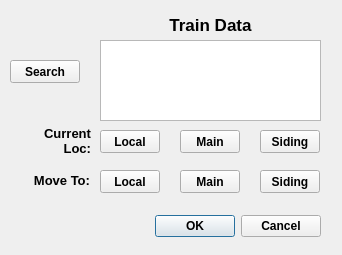
<?xml version="1.0" encoding="UTF-8"?>
<ui version="4.0">
 <class>dlgTrains</class>
 <widget class="QDialog" name="dlgTrains">
  <property name="enabled">
   <bool>true</bool>
  </property>
  <property name="geometry">
   <rect>
    <x>0</x>
    <y>0</y>
    <width>342</width>
    <height>255</height>
   </rect>
  </property>
  <property name="sizePolicy">
   <sizepolicy hsizetype="Fixed" vsizetype="Fixed">
    <horstretch>0</horstretch>
    <verstretch>0</verstretch>
   </sizepolicy>
  </property>
  <property name="font">
   <font>
    <pointsize>7</pointsize>
    <stylestrategy>PreferAntialias</stylestrategy>
   </font>
  </property>
  <property name="windowTitle">
   <string>Collect Trains</string>
  </property>
  <property name="modal">
   <bool>false</bool>
  </property>
  <widget class="QDialogButtonBox" name="buttonBox">
   <property name="geometry">
    <rect>
     <x>30</x>
     <y>210</y>
     <width>291</width>
     <height>32</height>
    </rect>
   </property>
   <property name="font">
    <font>
     <pointsize>9</pointsize>
     <weight>75</weight>
     <bold>true</bold>
    </font>
   </property>
   <property name="orientation">
    <enum>Qt::Horizontal</enum>
   </property>
   <property name="standardButtons">
    <set>QDialogButtonBox::Cancel|QDialogButtonBox::Ok</set>
   </property>
  </widget>
  <widget class="QPushButton" name="pbtnSearch">
   <property name="geometry">
    <rect>
     <x>10</x>
     <y>60</y>
     <width>70</width>
     <height>23</height>
    </rect>
   </property>
   <property name="font">
    <font>
     <pointsize>9</pointsize>
     <weight>75</weight>
     <bold>true</bold>
    </font>
   </property>
   <property name="text">
    <string>Search</string>
   </property>
  </widget>
  <widget class="QPushButton" name="pbtnLocal">
   <property name="geometry">
    <rect>
     <x>100</x>
     <y>130</y>
     <width>60</width>
     <height>23</height>
    </rect>
   </property>
   <property name="font">
    <font>
     <pointsize>9</pointsize>
     <weight>75</weight>
     <bold>true</bold>
    </font>
   </property>
   <property name="text">
    <string>Local</string>
   </property>
  </widget>
  <widget class="QLabel" name="lblTrainData">
   <property name="geometry">
    <rect>
     <x>110</x>
     <y>10</y>
     <width>201</width>
     <height>30</height>
    </rect>
   </property>
   <property name="font">
    <font>
     <pointsize>13</pointsize>
     <weight>75</weight>
     <bold>true</bold>
    </font>
   </property>
   <property name="frameShape">
    <enum>QFrame::NoFrame</enum>
   </property>
   <property name="frameShadow">
    <enum>QFrame::Plain</enum>
   </property>
   <property name="text">
    <string>Train Data</string>
   </property>
   <property name="alignment">
    <set>Qt::AlignCenter</set>
   </property>
  </widget>
  <widget class="QPushButton" name="pbtnLocal_2">
   <property name="geometry">
    <rect>
     <x>180</x>
     <y>130</y>
     <width>60</width>
     <height>23</height>
    </rect>
   </property>
   <property name="font">
    <font>
     <pointsize>9</pointsize>
     <weight>75</weight>
     <bold>true</bold>
    </font>
   </property>
   <property name="text">
    <string>Main</string>
   </property>
  </widget>
  <widget class="QPushButton" name="pbtnLocal_3">
   <property name="geometry">
    <rect>
     <x>260</x>
     <y>130</y>
     <width>60</width>
     <height>23</height>
    </rect>
   </property>
   <property name="font">
    <font>
     <pointsize>9</pointsize>
     <weight>75</weight>
     <bold>true</bold>
    </font>
   </property>
   <property name="text">
    <string>Siding</string>
   </property>
  </widget>
  <widget class="QLabel" name="lblCurPos">
   <property name="geometry">
    <rect>
     <x>30</x>
     <y>120</y>
     <width>61</width>
     <height>41</height>
    </rect>
   </property>
   <property name="font">
    <font>
     <pointsize>10</pointsize>
     <weight>75</weight>
     <bold>true</bold>
    </font>
   </property>
   <property name="text">
    <string>Current Loc:</string>
   </property>
   <property name="alignment">
    <set>Qt::AlignRight|Qt::AlignTrailing|Qt::AlignVCenter</set>
   </property>
   <property name="wordWrap">
    <bool>true</bool>
   </property>
  </widget>
  <widget class="QLabel" name="lblMove_To">
   <property name="geometry">
    <rect>
     <x>30</x>
     <y>170</y>
     <width>60</width>
     <height>21</height>
    </rect>
   </property>
   <property name="font">
    <font>
     <pointsize>10</pointsize>
     <weight>75</weight>
     <bold>true</bold>
    </font>
   </property>
   <property name="text">
    <string>Move To:</string>
   </property>
   <property name="alignment">
    <set>Qt::AlignRight|Qt::AlignTrailing|Qt::AlignVCenter</set>
   </property>
  </widget>
  <widget class="QPushButton" name="pbtnLocal_4">
   <property name="geometry">
    <rect>
     <x>100</x>
     <y>170</y>
     <width>60</width>
     <height>23</height>
    </rect>
   </property>
   <property name="font">
    <font>
     <pointsize>9</pointsize>
     <weight>75</weight>
     <bold>true</bold>
    </font>
   </property>
   <property name="text">
    <string>Local</string>
   </property>
  </widget>
  <widget class="QPushButton" name="pbtnLocal_5">
   <property name="geometry">
    <rect>
     <x>260</x>
     <y>170</y>
     <width>60</width>
     <height>23</height>
    </rect>
   </property>
   <property name="font">
    <font>
     <pointsize>9</pointsize>
     <weight>75</weight>
     <bold>true</bold>
    </font>
   </property>
   <property name="text">
    <string>Siding</string>
   </property>
  </widget>
  <widget class="QPushButton" name="pbtnLocal_6">
   <property name="geometry">
    <rect>
     <x>180</x>
     <y>170</y>
     <width>60</width>
     <height>23</height>
    </rect>
   </property>
   <property name="font">
    <font>
     <pointsize>9</pointsize>
     <weight>75</weight>
     <bold>true</bold>
    </font>
   </property>
   <property name="text">
    <string>Main</string>
   </property>
  </widget>
  <widget class="QListWidget" name="lstbTrainData">
   <property name="geometry">
    <rect>
     <x>100</x>
     <y>40</y>
     <width>221</width>
     <height>81</height>
    </rect>
   </property>
   <property name="font">
    <font>
     <pointsize>8</pointsize>
    </font>
   </property>
  </widget>
 </widget>
 <resources/>
 <connections>
  <connection>
   <sender>buttonBox</sender>
   <signal>accepted()</signal>
   <receiver>dlgTrains</receiver>
   <slot>accept()</slot>
   <hints>
    <hint type="sourcelabel">
     <x>248</x>
     <y>234</y>
    </hint>
    <hint type="destinationlabel">
     <x>157</x>
     <y>257</y>
    </hint>
   </hints>
  </connection>
  <connection>
   <sender>buttonBox</sender>
   <signal>rejected()</signal>
   <receiver>dlgTrains</receiver>
   <slot>reject()</slot>
   <hints>
    <hint type="sourcelabel">
     <x>316</x>
     <y>240</y>
    </hint>
    <hint type="destinationlabel">
     <x>286</x>
     <y>257</y>
    </hint>
   </hints>
  </connection>
 </connections>
</ui>
